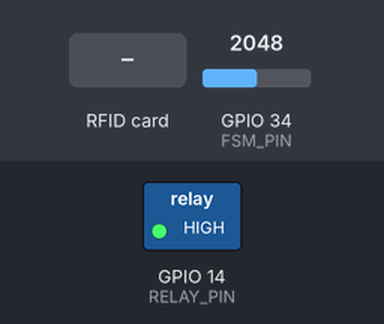
Recording of a sketch running on a simulated ESP32. Parts: switched loads named in the sketch (green lamp = pin HIGH). Inputs (shaded band) come from the test bench; at power-on: GPIO 34 (FSM_PIN) = 2048. What the sketch prints to the serial monitor is not drawn.

Above: at 1.2 s.
1.3 s: RFID card 92 69 F6 05 held to the reader
At 1.7 s:
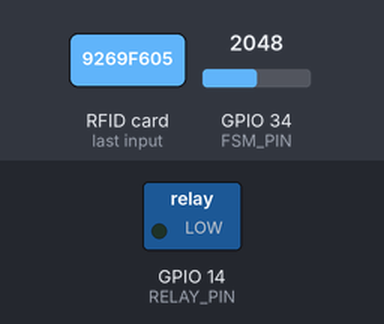
2.8 s: GPIO 34 (FSM_PIN) set to 1460
Timing chart, 0 to 5.8 s (numbered marks = the images above; inputs shaded):
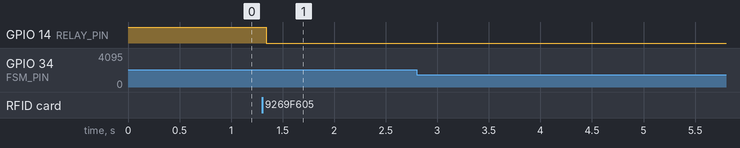

The sketch:

main_esp.ino
```cpp
#include <SPI.h>
#include <MFRC522.h>

#define FSM_PIN     34
#define RELAY_PIN   14

#define SS_PIN      5
#define RST_PIN     22

MFRC522 rfid(SS_PIN, RST_PIN);

/* ---------- STATE ---------- */
bool footDetected = false;
bool doorOpen = false;

/* ---------- AUTHORIZED RFID TAGS ---------- */
byte allowedUID[][4] = {
  {0x92, 0x69, 0xF6, 0x05},
  {0x12, 0x34, 0x56, 0x78}
};

#define UID_COUNT (sizeof(allowedUID) / sizeof(allowedUID[0]))

void setup() {
  Serial.begin(115200);

  pinMode(RELAY_PIN, OUTPUT);
  digitalWrite(RELAY_PIN, HIGH);

  Serial.println("========================================");
  Serial.println("       RFID DOOR CONTROL SYSTEM        ");
  Serial.println("========================================");
  Serial.print("Relay Pin     : GPIO "); Serial.println(RELAY_PIN);
  Serial.print("FSM Pin       : GPIO "); Serial.println(FSM_PIN);
  Serial.print("RFID SS Pin   : GPIO "); Serial.println(SS_PIN);
  Serial.print("RFID RST Pin  : GPIO "); Serial.println(RST_PIN);
  Serial.print("Allowed UIDs  : "); Serial.println(UID_COUNT);

  for (int i = 0; i < UID_COUNT; i++) {
    Serial.print("  ["); Serial.print(i); Serial.print("] ");
    for (int j = 0; j < 4; j++) {
      if (allowedUID[i][j] < 0x10) Serial.print("0");
      Serial.print(allowedUID[i][j], HEX);
      if (j < 3) Serial.print(":");
    }
    Serial.println();
  }

  SPI.begin();
  rfid.PCD_Init();

  Serial.println("----------------------------------------");
  Serial.println("[INIT] SPI        : OK");
  Serial.println("[INIT] MFRC522    : OK");
  Serial.println("[INIT] Relay      : HIGH (LOCKED)");
  Serial.println("[INIT] Door State : LOCKED");
  Serial.println("========================================");
  Serial.println("System Ready. Waiting for footstep...");
  Serial.println("========================================");
}

void loop() {
  checkFootstep();
  checkRFID();
}

/* ---------- FOOTSTEP ---------- */
void checkFootstep() {
  int value = analogRead(FSM_PIN);

  if (value > 1500) {
    if (!footDetected) {
      footDetected = true;
      Serial.println("----------------------------------------");
      Serial.println("[FOOTSTEP] Detected!");
      Serial.print  ("[FOOTSTEP] Sensor Value : "); Serial.println(value);
      Serial.println("[FOOTSTEP] RFID Scanner : ENABLED");
      Serial.println("[FOOTSTEP] Please scan your RFID card.");
      Serial.println("----------------------------------------");
    }
  } else {
    if (footDetected) {
      footDetected = false;
      Serial.println("----------------------------------------");
      Serial.println("[FOOTSTEP] Removed.");
      Serial.print  ("[FOOTSTEP] Sensor Value : "); Serial.println(value);
      Serial.println("[FOOTSTEP] RFID Scanner : DISABLED");
      Serial.println("----------------------------------------");
    }
  }
}

/* ---------- RFID ---------- */
void checkRFID() {
  if (!footDetected) return;

  if (!rfid.PICC_IsNewCardPresent()) return;
  if (!rfid.PICC_ReadCardSerial())   return;

  Serial.println("----------------------------------------");
  Serial.println("[RFID] Card Detected!");

  /* ---- UID ---- */
  Serial.print("[RFID] UID (HEX) : ");
  for (byte i = 0; i < rfid.uid.size; i++) {
    if (rfid.uid.uidByte[i] < 0x10) Serial.print("0");
    Serial.print(rfid.uid.uidByte[i], HEX);
    if (i < rfid.uid.size - 1) Serial.print(":");
  }
  Serial.println();

  Serial.print("[RFID] UID (DEC) : ");
  for (byte i = 0; i < rfid.uid.size; i++) {
    Serial.print(rfid.uid.uidByte[i], DEC);
    if (i < rfid.uid.size - 1) Serial.print(".");
  }
  Serial.println();

  Serial.print("[RFID] UID Size  : ");
  Serial.print(rfid.uid.size);
  Serial.println(" bytes");

  Serial.print("[RFID] SAK       : 0x");
  if (rfid.uid.sak < 0x10) Serial.print("0");
  Serial.println(rfid.uid.sak, HEX);

  /* ---- Auth ---- */
  if (isAuthorized(rfid.uid.uidByte)) {
    Serial.println("[RFID] Auth      : AUTHORIZED ✓");
    toggleDoor();
  } else {
    Serial.println("[RFID] Auth      : UNAUTHORIZED ✗");
    Serial.println("[DOOR] No action taken.");
  }

  rfid.PICC_HaltA();
  rfid.PCD_StopCrypto1();
  Serial.println("[RFID] Card halted. Ready for next scan.");
  Serial.println("----------------------------------------");

  delay(300);
}

/* ---------- UID CHECK ---------- */
bool isAuthorized(byte *uid) {
  for (int i = 0; i < UID_COUNT; i++) {
    bool match = true;
    for (int j = 0; j < 4; j++) {
      if (uid[j] != allowedUID[i][j]) { match = false; break; }
    }
    if (match) {
      Serial.print("[RFID] Matched whitelist entry [");
      Serial.print(i);
      Serial.println("]");
      return true;
    }
  }
  return false;
}

/* ---------- DOOR TOGGLE ---------- */
void toggleDoor() {
  doorOpen = !doorOpen;

  Serial.println("----------------------------------------");
  if (doorOpen) {
    digitalWrite(RELAY_PIN, LOW);
    Serial.println("[RELAY] Switched : HIGH → LOW");
    Serial.println("[RELAY] State    : ENERGIZED (ON)");
    Serial.println("[DOOR]  State    : OPENED  🔓");
    Serial.println("[DOOR]  Lock     : DISENGAGED");
  } else {
    digitalWrite(RELAY_PIN, HIGH);
    Serial.println("[RELAY] Switched : LOW → HIGH");
    Serial.println("[RELAY] State    : DE-ENERGIZED (OFF)");
    Serial.println("[DOOR]  State    : CLOSED  🔒");
    Serial.println("[DOOR]  Lock     : ENGAGED");
  }
  Serial.print("[DOOR]  Toggle # : ");
  Serial.println(doorOpen ? "Unlock event" : "Lock event");
  Serial.println("----------------------------------------");
}
```

Measured:
- after the input at 1.3 s, GPIO 14 (RELAY_PIN): HIGH → LOW at once
- after the input at 2.8 s, every drawn part: stays the same
